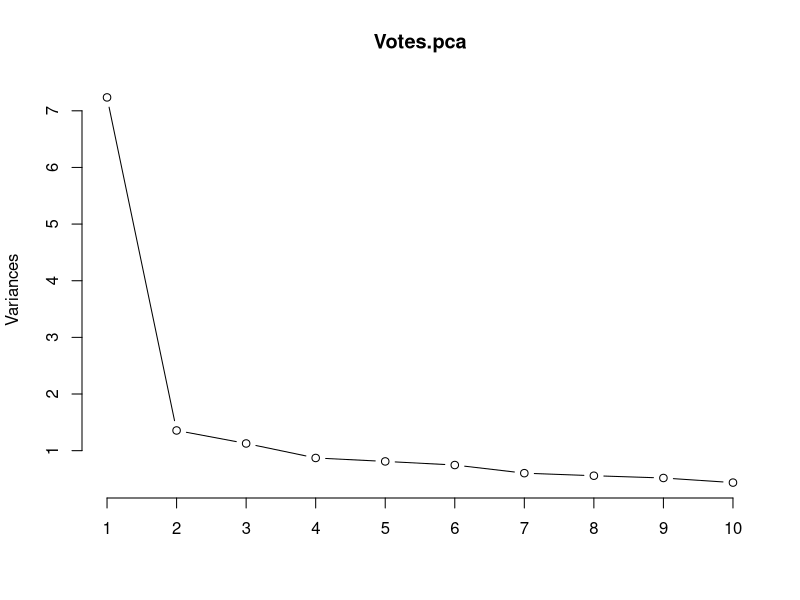

The R script that drew this image:
## ---- chunk 1
# Predicting political party with votes
library(mlbench)
data(HouseVotes84)
head(HouseVotes84)
## ---- chunk 2
Party<-as.numeric(HouseVotes84$Class)
Votes<-data.frame(HouseVotes84[,2:dim(HouseVotes84)[2]])
Votes<-as.matrix(sapply(Votes, as.numeric))
Votes[is.na(Votes)]<-2
party.model1<-lm(Party~., data = data.frame(Votes))
summary(party.model1)
## ---- chunk 3
Votes.pca <- prcomp(Votes,
                 center = TRUE,
                 scale. = TRUE) 
plot(Votes.pca, type = "l")
## ---- chunk 4
summary(Votes.pca)
## ---- chunk 5
pi1<-Votes.pca$x[,1]
pi2<-Votes.pca$x[,2]
summary(lm(Party~pi1 + pi2))
